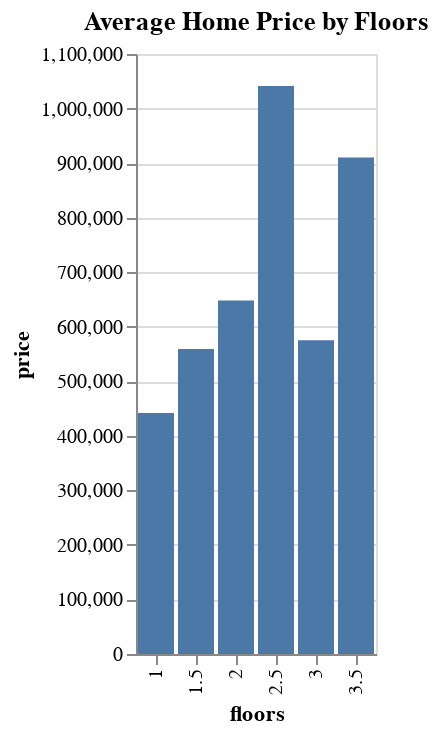

Notebook source saved alongside this figure:
### Markdown cell above
## **FLOORS**

### Code cell
house_data['floors'].value_counts()


# Group the data by the number of floors and calculate the average home price for each category
floor_price_avg = house_data.groupby('floors')['price'].mean().reset_index()

# Create an Altair bar chart
chart = alt.Chart(floor_price_avg).mark_bar().encode(
    x='floors:O',
    y='price:Q',
    tooltip=['floors:O', 'price:Q']
).properties(
    title='Average Home Price by Floors'
)

# Display the chart
chart

### Figure 1 — Vega-Lite specification as saved in the notebook (floating-point values rounded to 4 significant figures)
{"config": {"view": {"continuousWidth": 400, "continuousHeight": 300}}, "data": {"name": "data-d77c43e4ad0dd835c100a4eb948e81d3"}, "mark": "bar", "encoding": {"tooltip": [{"field": "floors", "type": "ordinal"}, {"field": "price", "type": "quantitative"}], "x": {"field": "floors", "type": "ordinal"}, "y": {"field": "price", "type": "quantitative"}}, "title": "Average Home Price by Floors", "$schema": "https://vega.github.io/schema/vega-lite/v4.17.0.json", "datasets": {"data-d77c43e4ad0dd835c100a4eb948e81d3": [{"floors": 1.0, "price": 441600.0}, {"floors": 1.5, "price": 559100.0}, {"floors": 2.0, "price": 648000.0}, {"floors": 2.5, "price": 1041000.0}, {"floors": 3.0, "price": 575400.0}, {"floors": 3.5, "price": 910200.0}]}}
